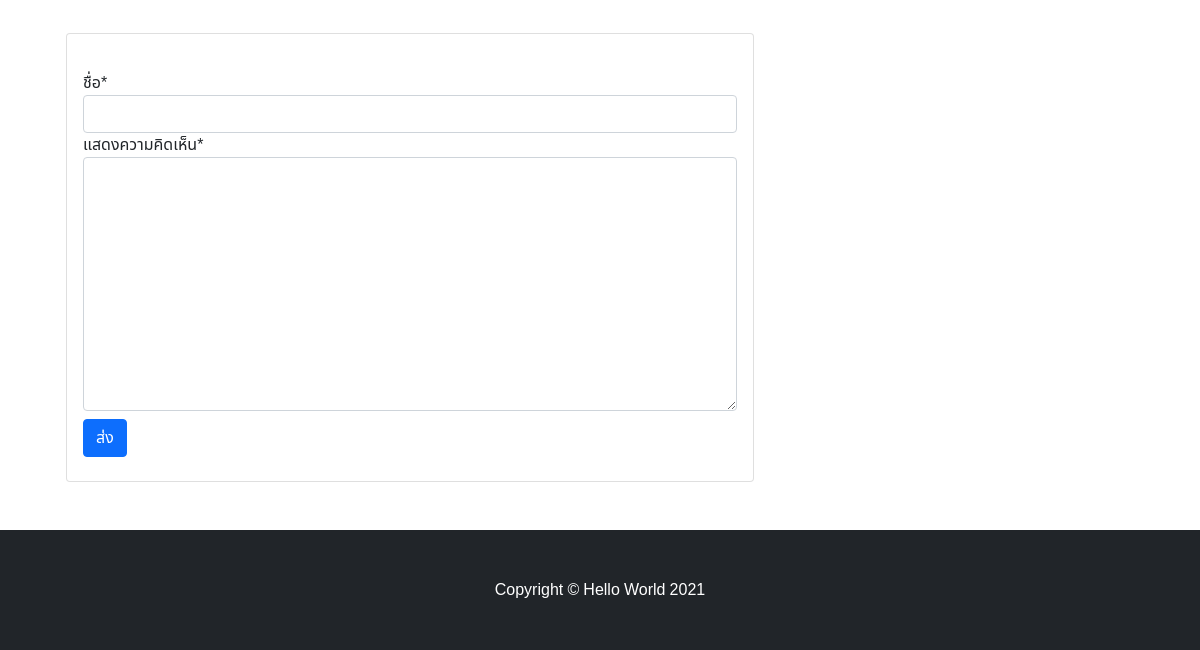
The app's page /design-thingking-m2/ (lower part), older data.
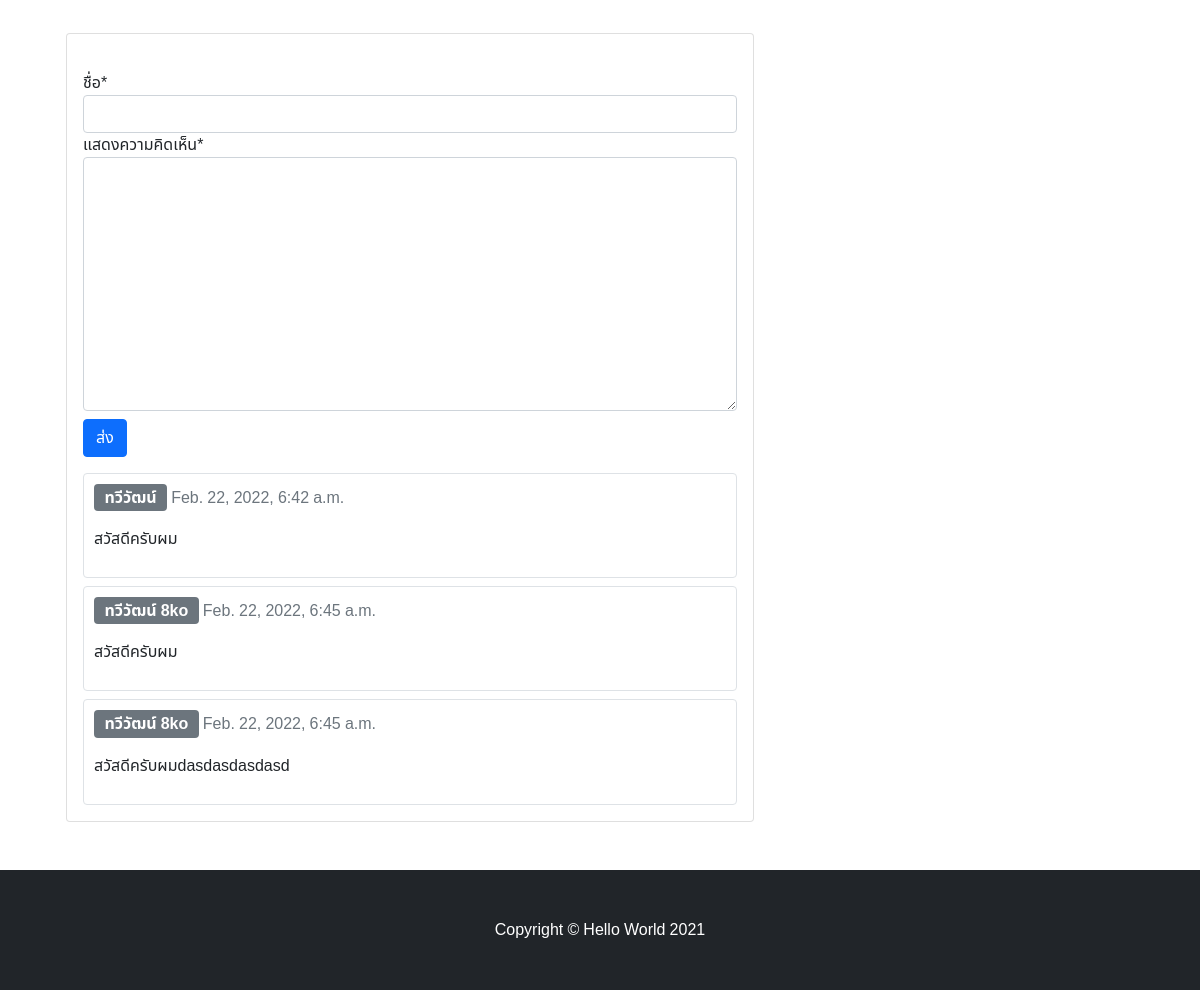
The same page, newer data.
### blog/models.py (models this page shows, shortened)
class Comment(models.Model):
    post = models.ForeignKey(Blogs,on_delete=models.CASCADE,related_name='comments')
    name = models.CharField(max_length=80)
    body = models.TextField()
    created_on = models.DateTimeField(auto_now_add=True)
    active = models.BooleanField(default=True)
    class Meta:
        ordering = ['created_on']

### blog/views.py (the view, shortened to what this page needs)
# urls.py: path('<slug:slug>/',blogdetail,name="blogdetail"),
def blogdetail(request,slug):
    template_name = 'blogdetail.html'
    blogdetail = Blogs.objects.get(slug=slug)
    post = get_object_or_404(Blogs,slug=slug)
    comments = post.comments.filter(active=True)
    new_comment = None
    if request.method == 'POST':
        form = CommentForm(data= request.POST)
        if form.is_valid():
            new_comment = form.save(commit=False)
            new_comment.post = post
            new_comment.save()
    else:
        form = CommentForm()
    return render(request,template_name,{'blogdetail':blogdetail,'form':form,'post':post,'new_comment':new_comment,'comments':comments})

### blog/forms.py
class CommentForm(ModelForm):
    class Meta:
        model = Comment
        fields = ('name','body')
        labels = {
            "name":"ชื่อ",
            "body":"แสดงความคิดเห็น",
        }

### blog/context_processors.py (called while the page is built)
def category_link(request):
    links = Category.objects.all()
    last = Blogs.objects.all().order_by('-pk')
    return dict(link=links)

def last_blog(request):
    last = Blogs.objects.all().order_by('-pk')[:4]
    blogs = Blogs.objects.all()
    return dict(last=last,blogs=blogs)

### blog/models.py (called while the page is built)
    def get_url(self):
        return reverse('blogdetail', args=[self.slug])

### category/models.py (called while the page is built)
    def get_url(self):
        return reverse('category', args=[self.slug])

### blog/templates/blogdetail.html (shortened to what this page needs)
{% load static %}
{% load crispy_forms_tags %}
<!DOCTYPE html>
<html lang="en">
<head>
    <link href="https://cdn.jsdelivr.net/npm/bootstrap@5.1.3/dist/css/bootstrap.min.css" rel="stylesheet">
	<link rel="stylesheet" type="text/css" href="{% static 'css/custom.css' %}">
</head>
<body style="font-family: 'Noto Sans Thai', sans-serif;">
	<div class="container mt-5 ">
		<div class="row">
			<div class="col-lg-8">
				<div class="container mt-5 mb-5">
					<div class="card">
						<div class="card-body">
							<form method="post" style="margin-top: 1.3em;" >
							  {{ form |crispy }}
							  <button type="submit" class="btn btn-primary mt-2 mb-2">ส่ง</button>
							</form>
									{% for comment in comments %}
										<div class="comments border mt-2 rounded" style="padding: 10px;">
											<strong class="fs-6 font-weight-bold badge bg-secondary">{{ comment.name }}</strong>
											<span class=" text-muted bg-white mt-2">{{ comment.created_on }}</span>
											<p class="mt-3 ">{{ comment.body | linebreaks }}</p>
										</div>
									{% endfor %}
						</div>
					</div>
				</div>
			</div>
			<div class="col-lg-4">
			</div>
		</div>
	</div>
	<footer class="py-5 bg-dark navbar-fixed-bottom">
		<div class="container"><p class="m-0 text-center text-white">Copyright &copy; Hello World 2021</p></div>
	</footer>
</body>
</html>

Row changes from the older to the newer data that the page shows:
added Comment: name "ทวีวัฒน์", created_on "Feb. 22, 2022, 6:42 a.m.", body "สวัสดีครับผม"
added Comment: name "ทวีวัฒน์ 8ko", created_on "Feb. 22, 2022, 6:45 a.m.", body "สวัสดีครับผม"
added Comment: name "ทวีวัฒน์ 8ko", created_on "Feb. 22, 2022, 6:45 a.m.", body "สวัสดีครับผมdasdasdasdasd"
